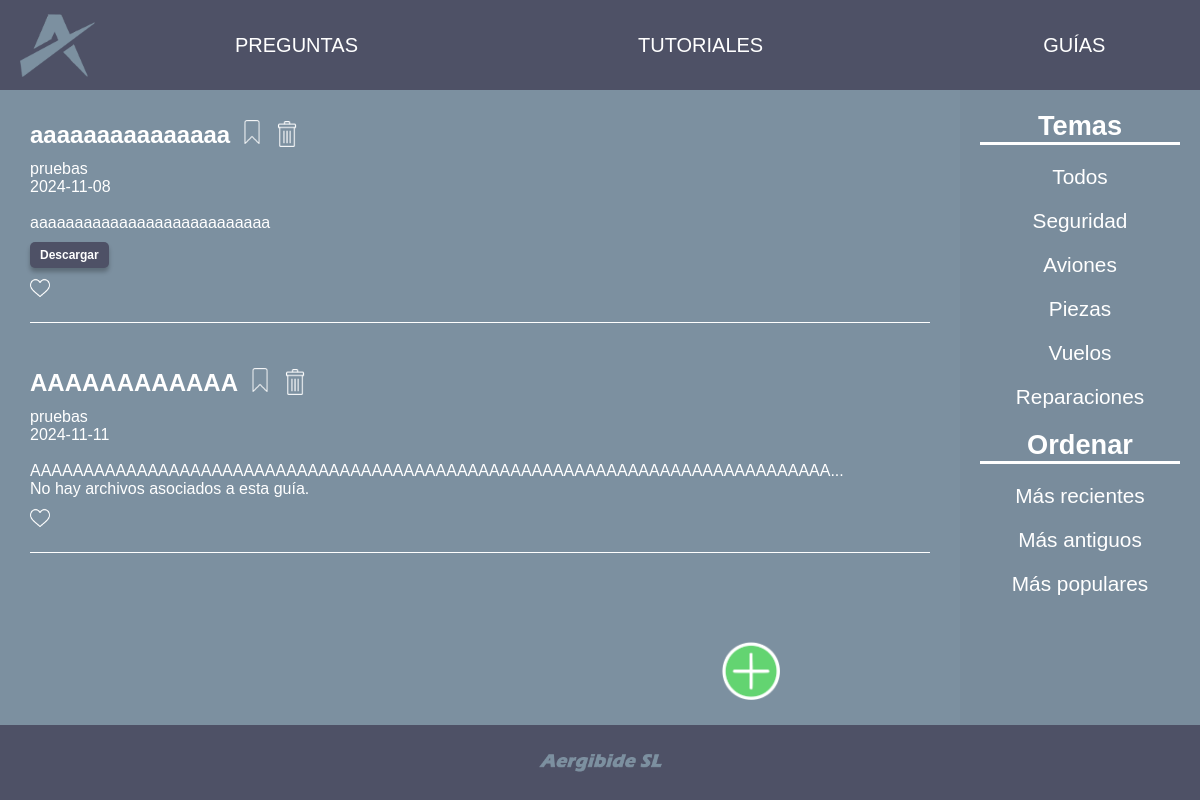
Screenshot of /aergibide/index.php?controller=guia&action=list (signed in) with the database file from the repository.
### tables this page shows
CREATE TABLE `Guia` (
  `idGuia` int(11) NOT NULL,
  `titulo` varchar(255) NOT NULL,
  `descripcion` text NOT NULL,
  `fecha` date NOT NULL,
  `tema` varchar(255) NOT NULL,
  `fichero` varchar(255) DEFAULT NULL,
  `idUsuario` int(11) NOT NULL
);

CREATE TABLE `Usuario` (
  `idUsuario` int(10) NOT NULL,
  `nombre` varchar(50) NOT NULL,
  `apellido` varchar(50) NOT NULL,
  `nickname` varchar(50) NOT NULL,
  `contrasena` varchar(255) NOT NULL,
  `tipo` varchar(50) NOT NULL,
  `correo` varchar(255) DEFAULT NULL
);

### aergibide/model/db.php (called while the page is built, shortened)
<?php
class Db {
    public function __construct() {
        $this -> host = constant("DB_HOST");
        $this -> db = constant("DB");
        $this -> user = constant("DB_USER");
        $this -> pass = constant("DB_PASS");
        try {
            $this->conection = new PDO("mysql:host=" .$this->host.';
            dbname='.$this->db, $this->user, $this->pass);
        } catch (PDOException $e) {
            echo $e->getMessage();
            exit();
        }
    }
}

### aergibide/model/Guia.php (called while the page is built, shortened)
<?php
class Guia
{
    private $connection;
    public function getConection()
    {
        $dbObj = new Db();
        $this->connection = $dbObj->conection;
    }
    public function getGuiasByTema()
    {
        if(isset($_GET['tema'])){
            $tema = $_GET['tema'];
            $sql = "SELECT idGuia, titulo, descripcion, fecha, tema, nickname, fichero, Guia.idUsuario FROM Guia, Usuario WHERE Guia.idUsuario = Usuario.idUsuario AND tema = ?";
            $stmt = $this->connection->prepare($sql);
            $stmt->execute([$tema]);
            return $stmt->fetchAll();
        }else{
            $sql = "SELECT idGuia, titulo, descripcion, fecha, tema, nickname, fichero, Guia.idUsuario FROM Guia, Usuario WHERE Guia.idUsuario = Usuario.idUsuario";
            $stmt = $this->connection->prepare($sql);
            $stmt->execute();
            return $stmt->fetchAll();
        }
    }
    public function getGuiasGuardadasUsuario(){
        $sql = "SELECT idGuia FROM GuiasGuardadas WHERE idUsuario = ?";
        $stmt = $this->connection->prepare($sql);
        $stmt->execute([$_SESSION['user_data']['idUsuario']]);
        return $stmt->fetchAll();
    }
    public function getGuiasFavoritasUsuario(){
        $sql = "SELECT idGuia FROM GuiasFavoritas WHERE idUsuario = ?";
        $stmt = $this->connection->prepare($sql);
        $stmt->execute([$_SESSION['user_data']['idUsuario']]);
        return $stmt->fetchAll();
    }
    public function getGuiasFavoritasGenerales(){
        $sql = "SELECT idGuia FROM GuiasFavoritas";
        $stmt = $this->connection->prepare($sql);
        $stmt->execute();
        return $stmt->fetchAll();
    }
}

### aergibide/controller/GuiaController.php (called while the page is built, shortened)
<?php
require_once "model/Guia.php";
class GuiaController {
    public $model;
    public function __construct(){
        $this->model = new Guia();
    }
    public function list(){
        if(isset($_GET['tema'])){
            if($_GET['tema'] == 'MasRecientes'){
                $data = [
                    'guia' => $this->model->getGuiasByFecha('DESC'),
                    'guardadas' => $this->model->getGuiasGuardadasUsuario(),
                    'favoritas' => $this->model->getGuiasFavoritasUsuario(),
                    'favoritasGenerales' => $this->model->getGuiasFavoritasGenerales()
                ];
            }
            else if($_GET['tema'] == 'MasAntiguos'){
                $data = [
                    'guia' => $this->model->getGuiasByFecha('ASC'),
                    'guardadas' => $this->model->getGuiasGuardadasUsuario(),
                    'favoritas' => $this->model->getGuiasFavoritasUsuario(),
                    'favoritasGenerales' => $this->model->getGuiasFavoritasGenerales()
                ];
            }
            else if($_GET['tema'] == 'MasPopulares'){
                $data = [
                    'guia' => $this->model->getGuiasByLikes(),
                    'guardadas' => $this->model->getGuiasGuardadasUsuario(),
                    'favoritas' => $this->model->getGuiasFavoritasUsuario(),
                    'favoritasGenerales' => $this->model->getGuiasFavoritasGenerales()
                ];
            }
            else {
                $data = [
                    'guia' => $this->model->getGuiasByTema(),
                    'guardadas' => $this->model->getGuiasGuardadasUsuario(),
                    'favoritas' => $this->model->getGuiasFavoritasUsuario(),
                    'favoritasGenerales' => $this->model->getGuiasFavoritasGenerales()
                ];
            }
        } else {
            $data = [
                'guia' => $this->model->getGuiasByTema(),
                'guardadas' => $this->model->getGuiasGuardadasUsuario(),
                'favoritas' => $this->model->getGuiasFavoritasUsuario(),
                'favoritasGenerales' => $this->model->getGuiasFavoritasGenerales()
            ];
        }
        return $data;
    }
}

### aergibide/view/guia/list.html.php (the view, shortened to what this page needs)
<div class="main-content">
    <div class="content-left">
                <?php if (empty($dataToView["data"]["guia"])): ?>
                    <p>Actualmente no hay gu&iacute;as</p>
                <?php else: ?>
                    <?php foreach ($dataToView["data"]["guia"] as $guia): ?>
                        <div class="post">
                            <h3 class="title">
                                <a href="index.php?controller=guia&action=view&id=<?php echo $guia['idGuia']; ?>">
                                    <?php echo htmlspecialchars($guia["titulo"]); ?>
                                </a>
                                <?php
                                $saved = false;
                                ?>
                                <a class="bookmark" href="#" id-data="<?php echo $guia['idGuia']; ?>" isSaved="<?php echo $saved ? 'true' : 'false'; ?>" controller-data="guia">
                                    <img src="assets/img/logo_guardar_<?php echo $saved ? 'r' : 'l'; ?>.png" alt="Icono de marcador guardado">
                                </a>
                                <?php
                                if($guia['idUsuario'] == $_SESSION['user_data']['idUsuario'] || $_SESSION['user_data']['tipo'] == 'admin'): ?>
                                    <button class="eliminar" onclick="window.location.href='index.php?controller=guia&action=delete&id=<?php echo $guia['idGuia']; ?>'">
                                        <img class="eliminar-img" src="assets/img/logo_borrar.png" alt="Icono Borrar">
                                    </button>
                                <?php endif; ?>
                            </h3>
                            <p><?php echo htmlspecialchars($guia["nickname"]); ?><br><?php echo htmlspecialchars($guia["fecha"]); ?></p><br>
                            <p><?php echo strlen($guia['descripcion']) > 75 ? substr($guia['descripcion'], 0, 75) . '...' : $guia['descripcion']; ?></p>
                            <?php if (!empty($guia["fichero"])): ?>
                                <p>
                                    <a href="<?php echo htmlentities($guia['fichero']); ?>" download>
                                        <button class="download-button">Descargar</button>
                                    </a>
                                </p>
                            <?php else: ?>
                                <p>No hay archivos asociados a esta gu&iacute;a.</p>
                            <?php endif; ?>
                            <p class="num-like">
                                <?php
                                $liked = false;
                                ?>
                                <a class="boton-like" href="#" id-data="<?php echo $guia['idGuia']; ?>" isLiked="<?php echo $liked ? 'true' : 'false'; ?>" controller-data="guia">
                                    <img class="like-icon" src="assets/img/logo_cora_<?php echo $liked ? 'r' : 'l'; ?>.png" alt="Icono Like">
                                </a>
                            </p>
                        </div>
                    <?php endforeach; ?>
                <?php endif; ?>
                <div class="add-post">
                    <a href="index.php?controller=guia&action=create"><button class="add-icon"><img src="assets/img/logo_anadir.png" alt="Icono Añadir"></button></a>
                </div>
    </div>
    <div class="sidebar">
        <h3>Temas</h3>
        <div class="topics">
            <p><a href="index.php?controller=guia&action=list" class="tema">Todos</a></p>
            <p><a href="index.php?controller=guia&action=list&tema=Seguridad" class="tema">Seguridad</a></p>
            <p><a href="index.php?controller=guia&action=list&tema=Aviones" class="tema">Aviones</a></p>
            <p><a href="index.php?controller=guia&action=list&tema=Piezas" class="tema">Piezas</a></p>
            <p><a href="index.php?controller=guia&action=list&tema=Vuelos" class="tema">Vuelos</a></p>
            <p><a href="index.php?controller=guia&action=list&tema=Reparaciones" class="tema">Reparaciones</a></p>
        </div>
        <h3>Ordenar</h3>
        <div class="topics">
            <p><a href="index.php?controller=guia&action=list&tema=MasRecientes" class="tema">M&aacute;s recientes</a></p>
            <p><a href="index.php?controller=guia&action=list&tema=MasAntiguos" class="tema">M&aacute;s antiguos</a></p>
            <p><a href="index.php?controller=guia&action=list&tema=MasPopulares" class="tema">M&aacute;s populares</a></p>
        </div>
    </div>
</div>

### aergibide/assets/css/comunes_style.css (style rules this page uses)
* { margin: 0; padding: 0; box-sizing: border-box; }
body { font-family: 'Be Vietnam Pro', sans-serif; background-color: #f0f0f0; min-height: 100vh; display: flex; justify-content: center; align-items: center; }
.main-content { display: flex; flex-grow: 1; background-color: #7C90A0; padding-top: 90px; }
.content-left { width: 80%; background-color: #7C90A0; padding: 20px; position: relative; }
.title { display: flex; align-items: center; font-size: 1.5em; margin-bottom: 10px; }
.content-left a { color: white; text-decoration: none; font-weight: bold; }
.add-post { position: fixed; top: 80vh; right: 60vh; z-index: 100; }
.add-icon { width: 60px; height: 60px; position: fixed; background: none; border: none; margin-right: 7.5px; border-radius: 50%; cursor: pointer; }
.add-icon img { width: 100%; height: 100%; background-color: transparent; }
.sidebar { width: 20%; background-color: #798C9C; padding: 20px; color: white; position: fixed; height: 100vh; right: 0; }
.sidebar h3 { text-align: center; font-size: 1.7em; border-bottom: 3px solid white; }
.sidebar .topics { text-align: center; }
.sidebar .topics p { margin: 20px 0; }
.sidebar .topics p .tema { text-decoration: none; color: white; font-size: 1.3em; }
.num-like { margin-bottom: 5px; border-bottom: 1px solid white; padding-bottom: 20px; }
.bookmark { background: none; border: none; margin-left: 10px; cursor: pointer; }
.bookmark img { width: 24px; height: 24px; background-color: transparent; }
.eliminar { background: none; border: none; margin-left: 10px; cursor: pointer; }
.eliminar img { width: 26px; height: 26px; }
.num-like { display: flex; align-items: center; margin-top: 10px; }
.boton-like { background: none; border: none; margin-right: 7.5px; cursor: pointer; }
.boton-like img { width: 20px; height: 20px; background-color: transparent; }
.post { background-color: #7C90A0; padding: 10px; margin-bottom: 20px; color: white; }
.download-button, .download-button-viewGuia { background-color: #4E5166; color: white; font-size: 12px; font-weight: bold; border: none; border-radius: 5px; padding: 6px 10px; cursor: pointer; transition: background-color 0.3s, transform 0.3s; box-shadow: 0px 4px 4px rgba(0, 0, 0, 0.25); margin-top: 10px; }
.main-content { display: flex; width: 100%; max-width: 1200px; }

### rows the page displays
guia: titulo "aaaaaaaaaaaaaaa", idUsuario.nickname "pruebas", fecha "2024-11-08", descripcion "aaaaaaaaaaaaaaaaaaaaaaaaaaa"
guia: titulo "AAAAAAAAAAAA", idUsuario.nickname "pruebas", fecha "2024-11-11", descripcion "AAAAAAAAAAAAAAAAAAAAAAAAAAAAAAAAAAAAAAAAAAAAAAAAAAAAAAAAAAAAAAAAAAAAAAAAAAA", fichero "No hay archivos asociados a esta guía."
